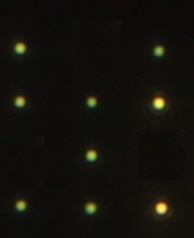
#> input picture Coordinates_Image/Grid_canon2.jpg, 194 x 238 px, found by its file name
$ python Coordinates_Image2.py
#> lines starting #> are read from the running program, lines starting #| are printed output that depends on the picture
#!/usr/bin/env python3
# -*- coding: utf-8 -*-
"""
Created on Fri Aug 27 16:40:42 2021

@author: luciana
"""

import numpy as np
import matplotlib.pyplot as plt
import skimage
from skimage.feature import peak_local_max
from skimage import data, img_as_float
from skimage import io
import os

# [37 lines left out: functions bin_image, bin_image_2, make_sorted, not called in this run]

def make_sorted_2(coordinates, list_N):

    coordinate_x = coordinates[:, 1]
    coordinate_y = coordinates[:, 0]

    print(coordinate_x, coordinate_y)

    new_coordinate_x = np.zeros(len(coordinate_x))
    new_coordinate_y = np.zeros(len(coordinate_y))

    a = 0

    for i in range(len(list_N)):

        b = list_N[i] + a

        zipped_lists = zip(coordinate_y[a:b], coordinate_x[a:b])
        sorted_pairs = sorted(zipped_lists)
        tuples = zip(*sorted_pairs)
        new_coordinate_y[a:b], new_coordinate_x[a:b] = [list(tuple) for tuple in tuples]

        a = b

    print(new_coordinate_x , new_coordinate_y)

    new_coordinates = np.zeros(coordinates.shape)
    new_coordinates[:, 1] = new_coordinate_x
    new_coordinates[:, 0] = new_coordinate_y

    return new_coordinates

# [31 lines left out: function make_sorted_3, not called in this run]

def make_sorted_4(coordinates):

    new_coordinates = np.zeros(coordinates.shape)
    new_coordinates2 = np.zeros(coordinates.shape)
    new_coordinates3 = np.zeros(coordinates.shape)

    new_coordinate_x = []
    new_coordinate_y = []

    coordinates = sorted(coordinates, key=lambda x:x[0])

    for (a,b) in coordinates:

        new_coordinate_x.append(b)
        new_coordinate_y.append(a)

    new_coordinates[:, 1] = new_coordinate_x
    new_coordinates[:, 0] = new_coordinate_y

    new_coordinate_x2 = []
    new_coordinate_y2 = []

    new_coordinates = sorted(new_coordinates, key=lambda x:x[1])

    for (a,b) in new_coordinates:

        new_coordinate_x2.append(b)
        new_coordinate_y2.append(a)

    new_coordinates2[:, 1] = new_coordinate_x2
    new_coordinates2[:, 0] = new_coordinate_y2

    return new_coordinates2

# [26 lines left out: function delete_coordinates, not called in this run]

def make_grid(coordinates, pixel_size):

    N = coordinates.shape[0]

    grid = np.zeros((3, N))

    for i in range(N):

        x = (coordinates[i, 0] - coordinates[0, 0])*pixel_size
        y = (coordinates[i, 1]- coordinates[0, 1])*pixel_size

        grid[0, i] = x
        grid[1, i] = y

    return grid

def grid_plot(datos):
    """hace un plot de la grilla cargada para estar seguro que es lo que
    se quiere imprimir"""

    grid_x = datos[0, :]
    grid_y = datos[1, :]

    plt.figure()

    plt.ylabel( "x (µm)")
    plt.xlabel( "y (µm)")

    plt.plot(grid_y, grid_x, 'o')

    plt.show()

    return

# [18 lines left out: function ideal_grid, not called in this run]


folder = 'C:/Users/lupau/OneDrive/Documentos/Luciana Martinez/Programa_Python/'
file = 'Grid_canon2.jpg'#'Image_Letters.jpg'
file = os.path.join(folder, file)

image_RGB = io.imread(file)
#> image_RGB is the input picture: shape (238, 194, 3); mean R, G, B 18.6, 17.1, 11.8
im = skimage.color.rgb2gray(image_RGB)
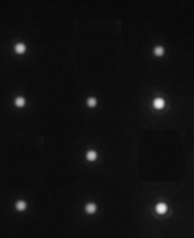
#> im: shape (238, 194) float64; min 0.0344, max 0.951, mean 0.0667
im = im
#im1 = bin_image(im1, sigma = 0.5)
#im2 = bin_image_2(im1, 0.59)

coordinates_1 = peak_local_max(im, min_distance=10, threshold_abs = 0.53)
#> coordinates_1 = [[103, 158], [209, 161], [48, 20], [155, 91], [102, 20], [205, 21], [208, 91], [51, 159], [102, 91]]

coordinates_2 = coordinates_1
#> coordinates_2 has the same summary as coordinates_1
#coordinates_2 = make_sorted(coordinates_1)

fig, axes = plt.subplots(1, 3, figsize=(8, 3), sharex=True, sharey=True)

ax = axes.ravel()
ax[0].imshow(im, cmap=plt.cm.gray)
ax[0].axis('off')
ax[0].set_title('Filter Gausssian')

ax[1].imshow(im, cmap=plt.cm.gray)
ax[1].axis('off')
ax[1].set_title('Bin')

ax[2].imshow(im, cmap=plt.cm.gray)
ax[2].plot(coordinates_2[:, 1], coordinates_2[:, 0], 'r.')

for i in range(coordinates_2.shape[0]):
    ax[2].text(coordinates_2[i, 1], coordinates_2[i, 0], '%d'%i, color = 'white')
   # print(coordinates_2[i, 1], coordinates_2[i, 0], '%d'%i)
ax[2].axis('off')
ax[2].set_title('Peak local max')

fig.tight_layout()
plt.show()
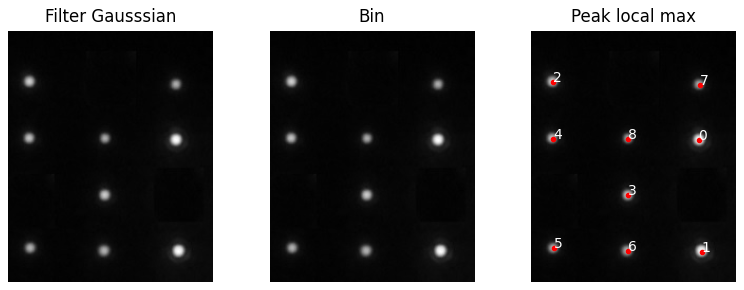
#> figure drawn by matplotlib, 3 panels


#index_delete = []
#coordinates = delete_coordinates(coordinates_2, index_delete)

coordinates = coordinates_2
#> coordinates has the same summary as coordinates_1
coordinates = make_sorted_4(coordinates)
#> in make_sorted_4, `coordinates = sorted(coordinates, key=lambda x:x[0])`: coordinates = [[48, 20], [51, 159], [102, 20], [102, 91], [103, 158], [155, 91], [205, 21], [208, 91], [209, 161]]
#> the loop in make_sorted_4, `for (a,b) in coordinates: ` made 9 passes
#> after the loop in make_sorted_4, `for (a,b) in coordinates:`: new_coordinate_x = [20, 159, 20, 91, 158, 91, 21, 91, 161]; new_coordinate_y = [48, 51, 102, 102, 103, 155, 205, 208, 209]
#> coordinates = [[48, 20], [102, 20], [205, 21], [102, 91], [155, 91], [208, 91], [103, 158], [51, 159], [209, 161]]

plt.figure()
plt.imshow(im, cmap=plt.cm.gray)
plt.plot(coordinates[:, 1], coordinates[:, 0], 'r.')
for i in range(coordinates.shape[0]):
    plt.text(coordinates[i, 1], coordinates[i, 0], '%d'%i, color = 'white')
plt.axis('off')
plt.show()
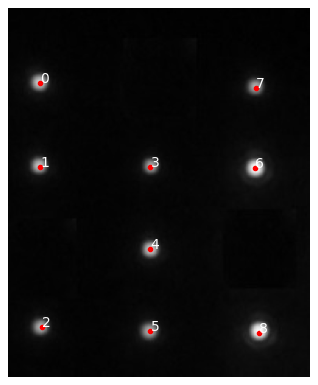
#> figure drawn by matplotlib, 1 panel

list_N_col = [3,3,3]   #cantidad de NP por columna, foto original
coordinates = make_sorted_2(coordinates, list_N_col)
#> in make_sorted_2, `coordinate_x = coordinates[:, 1]`: coordinate_x = [20, 20, 21, 91, 91, 91, 158, 159, 161]
#> in make_sorted_2, `coordinate_y = coordinates[:, 0]`: coordinate_y = [48, 102, 205, 102, 155, 208, 103, 51, 209]
#| [ 20.  20.  21.  91.  91.  91. 158. 159. 161.] [ 48. 102. 205. 102. 155. 208. 103.  51. 209.]
#> in make_sorted_2, `new_coordinate_x = np.zeros(len(coordinate_x))`: new_coordinate_x = [0, 0, 0, 0, 0, 0, 0, 0, 0]
#> the loop in make_sorted_2, `for i in range(len(list_N)): ` made 3 passes
#> sorted_pairs on passes 1 to 3: [(48, 20), (102, 20), (205, 21)], [(102, 91), (155, 91), (208, 91)], [(51, 159), (103, 158), (209, 161)]
#> after the loop in make_sorted_2, `for i in range(len(list_N)):`: new_coordinate_x = [20, 20, 21, 91, 91, 91, 159, 158, 161]; new_coordinate_y = [48, 102, 205, 102, 155, 208, 51, 103, 209]
#| [ 20.  20.  21.  91.  91.  91. 159. 158. 161.] [ 48. 102. 205. 102. 155. 208.  51. 103. 209.]
#> coordinates = [[48, 20], [102, 20], [205, 21], [102, 91], [155, 91], [208, 91], [51, 159], [103, 158], [209, 161]]

plt.figure()
plt.imshow(im, cmap=plt.cm.gray)
plt.plot(coordinates[:, 1], coordinates[:, 0], 'r.')
for i in range(coordinates.shape[0]):
    plt.text(coordinates[i, 1], coordinates[i, 0], '%d'%i, color = 'white')
plt.axis('off')
plt.show()

#%%

#ideal = ideal_grid(10, 12, 3, 4)

grid = make_grid(coordinates, pixel_size = 0.059)
#> the loop in make_grid, `for i in range(N): ` made 9 passes
#> (x, y) on passes 1 to 9: (0, 0), (3.19, 0), (9.26, 0.059), (3.19, 4.19), (6.31, 4.19), (9.44, 4.19), (0.177, 8.2), (3.24, 8.14), (9.5, 8.32)
Npart = grid.shape[1]
#> Npart = 9
print(Npart)
#| 9

save_folder = folder
grid_name = "Grid_canon2.txt"
name = os.path.join(save_folder, grid_name)
np.savetxt(name, grid.T)

grid_plot(grid)
#> in grid_plot, `grid_x = datos[0, :]`: grid_x = [0, 3.19, 9.26, 3.19, 6.31, 9.44, 0.177, 3.24, 9.5]
#> in grid_plot, `grid_y = datos[1, :]`: grid_y = [0, 0, 0.059, 4.19, 4.19, 4.19, 8.2, 8.14, 8.32]
#> in grid_plot, `plt.show()`:
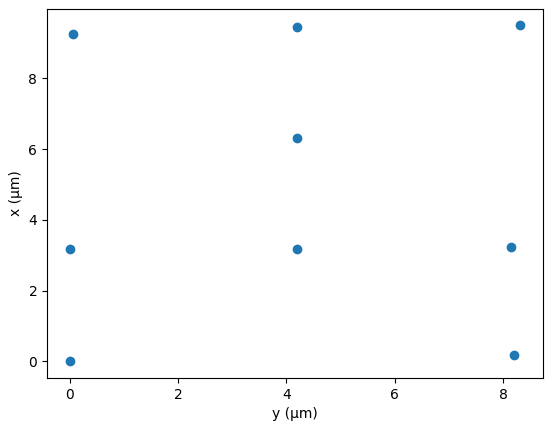
#> figure drawn by matplotlib, 1 panel

#%%

list_NP_column = [10, 8, 10, 9, 10, 8, 10, 10, 9, 10, 10, 9]

for j in range(len(list_NP_column)):

    for i in range(list_NP_column[j]-1):

#> (the run stopped early here; a loop or call above may not have finished)

$ run again, with Coordinates_Image/Image_Letters.jpg copied over Coordinates_Image/Grid_canon2.jpg
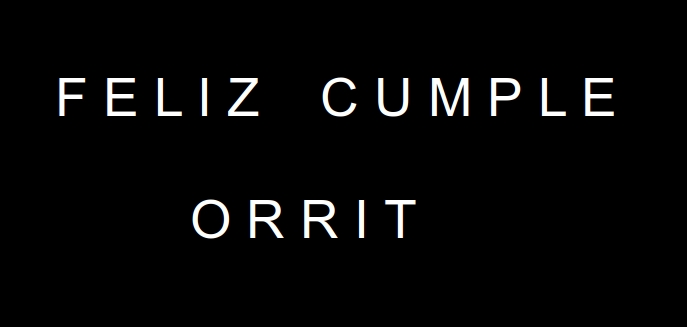
#> input picture Coordinates_Image/Image_Letters.jpg, 687 x 327 px, found by its file name
#> image_RGB is the input picture: shape (327, 687, 3); mean R, G, B 7.5, 7.5, 7.5
#> coordinates_1 = 94 pairs, first value 78 to 237, second value 62 to 607
#> coordinates_2 has the same summary as coordinates_1
#> `plt.show()`:
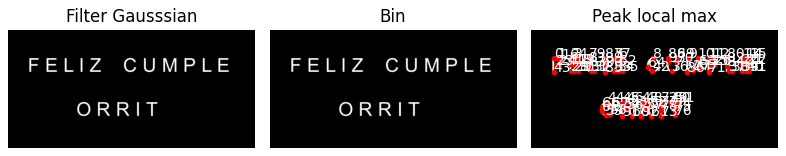
#> figure drawn by matplotlib, 3 panels
#> `coordinates = coordinates_2`: coordinates has the same summary as coordinates_1
#> in make_sorted_4, `coordinates = sorted(coordinates, key=lambda x:x[0])`: coordinates has the same summary as coordinates_1 outside make_sorted_4
#> the loop in make_sorted_4, `for (a,b) in coordinates: ` made 94 passes
#> (a, b) on passes 1 to 8: (78, 62), (78, 72), (78, 109), (78, 119), (78, 129), (78, 233), (78, 243), (78, 253)
#> after the loop in make_sorted_4, `for (a,b) in coordinates:`: new_coordinate_x = 94 values, max 607 at index 15, min 62 at index 0, mean 322; new_coordinate_y = 94 values from 78 to 237
#> coordinate_x = 94 values from 62 to 607
#> coordinate_y = 94 values, max 237 at index 36, min 78 at index 0, mean 133.5
#| [ 62.  62.  67.  72.  77.  82. 109. 109. 109. 119. 119. 119. 129. 129.
#|  129. 160. 160. 160. 165. 175. 195. 195. 204. 204. 204. 204. 207. 210.
#|  219. 225. 231. 233. 241. 243. 243. 251. 252. 253. 253. 257. 263. 267.
#|  278. 279. 306. 307. 311. 317. 321. 325. 331. 333. 336. 339. 361. 361.
#|  361. 361. 380. 380. 387. 392. 398. 400. 400. 400. 405. 405. 408. 434.
#|  435. 449. 463. 466. 466. 493. 493. 499. 503. 509. 544. 544. 544. 549.
#> (further printed lines are left out)
#> in make_sorted_2, `new_coordinate_x = np.zeros(len(coordinate_x))`: new_coordinate_x = 94 values from 0 to 0
#> the loop in make_sorted_2, `for i in range(len(list_N)): ` made 3 passes
#> sorted_pairs on passes 1 to 3: [(78, 62), (95, 67), (115, 62)], [(78, 72), (79, 82), (95, 77)], [(78, 109), (94, 109), (112, 109)]
#> after the loop in make_sorted_2, `for i in range(len(list_N)):`: new_coordinate_x = 94 values, max 109 at index 6, min 0 at index 9, mean 7.97; new_coordinate_y = 94 values, max 115 at index 2, min 0 at index 9, mean 8.77
#| [ 62.  67.  62.  72.  82.  77. 109. 109. 109.   0.   0.   0.   0.   0.
#|    0.   0.   0.   0.   0.   0.   0.   0.   0.   0.   0.   0.   0.   0.
#|    0.   0.   0.   0.   0.   0.   0.   0.   0.   0.   0.   0.   0.   0.
#|    0.   0.   0.   0.   0.   0.   0.   0.   0.   0.   0.   0.   0.   0.
#|    0.   0.   0.   0.   0.   0.   0.   0.   0.   0.   0.   0.   0.   0.
#|    0.   0.   0.   0.   0.   0.   0.   0.   0.   0.   0.   0.   0.   0.
#> (further printed lines are left out)
#> `coordinates = make_sorted_2(coordinates, list_N_col)`: coordinates = 94 pairs, first value 0 to 115, second value 0 to 109
#> the loop in make_grid, `for i in range(N): ` made 94 passes
#> (x, y) on passes 1 to 8: (0, 0), (1, 0.295), (2.18, 0), (0, 0.59), (0.059, 1.18), (1, 0.885), (0, 2.77), (0.944, 2.77)
#| 94
#> grid_x = 94 values, max 2.18 at index 2, min -4.6 at index 9, mean -4.08
#> grid_y = 94 values, max 2.77 at index 6, min -3.66 at index 9, mean -3.19
#> in grid_plot, `plt.show()`:
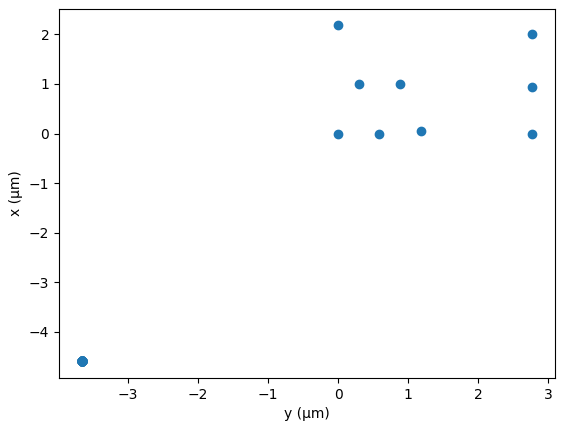
#> figure drawn by matplotlib, 1 panel
#| 1.062

$ run again, with Coordinates_Image/Grid_canon.jpg copied over Coordinates_Image/Grid_canon2.jpg
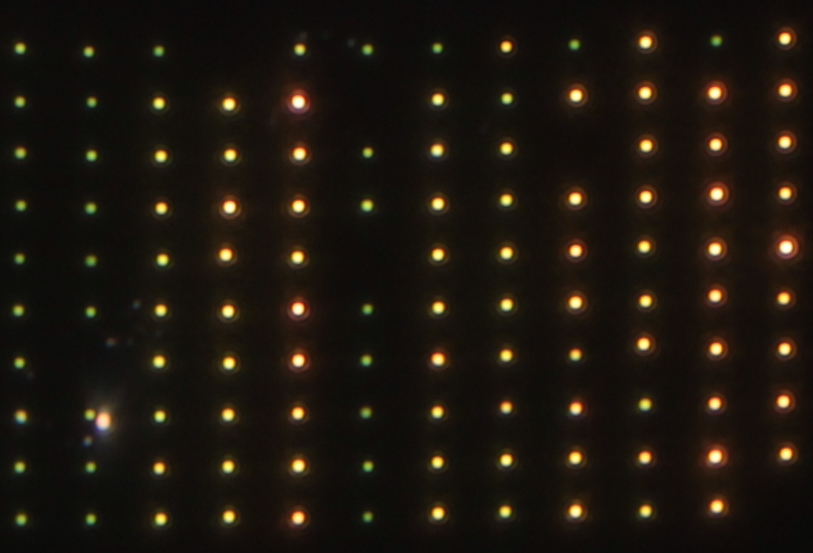
#> input picture Coordinates_Image/Grid_canon.jpg, 813 x 553 px, found by its file name
#> image_RGB is the input picture: shape (553, 813, 3); mean R, G, B 29.3, 23, 14.7
#> coordinates_1 = 114 pairs, first value 39 to 520, second value 18 to 786
#> coordinates_2 has the same summary as coordinates_1
#> `plt.show()`:
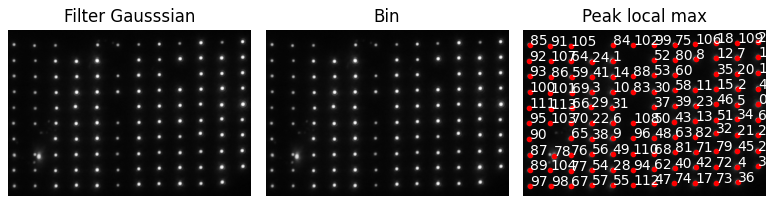
#> figure drawn by matplotlib, 3 panels
#> `coordinates = coordinates_2`: coordinates has the same summary as coordinates_1
#> in make_sorted_4, `coordinates = sorted(coordinates, key=lambda x:x[0])`: coordinates has the same summary as coordinates_1 outside make_sorted_4
#> the loop in make_sorted_4, `for (a,b) in coordinates: ` made 114 passes
#> (a, b) on passes 1 to 8: (39, 785), (41, 716), (43, 645), (44, 574), (47, 506), (48, 20), (48, 437), (49, 299)
#> after the loop in make_sorted_4, `for (a,b) in coordinates:`: new_coordinate_x = 114 values, max 786 at index 11, min 18 at index 64, mean 402.5; new_coordinate_y = 114 values from 39 to 520
#> coordinate_x = 114 values from 18 to 786
#> coordinate_y = 114 values, max 520 at index 9, min 39 at index 107, mean 282.5
#> (printed output is left out)
#> in make_sorted_2, `new_coordinate_x = np.zeros(len(coordinate_x))`: new_coordinate_x = 114 values from 0 to 0
#> the loop in make_sorted_2, `for i in range(len(list_N)): ` made 3 passes
#> sorted_pairs on passes 1 to 3: [(102, 19), (258, 19), (310, 18)], [(48, 20), (153, 20), (363, 19)], [(205, 21), (416, 21), (467, 20)]
#> after the loop in make_sorted_2, `for i in range(len(list_N)):`: new_coordinate_x = 114 values, max 21 at index 6, min 0 at index 9, mean 1.55; new_coordinate_y = 114 values, max 467 at index 8, min 0 at index 9, mean 20.37
#| [19. 19. 18. 20. 20. 19. 21. 21. 20.  0.  0.  0.  0.  0.  0.  0.  0.  0.
#|   0.  0.  0.  0.  0.  0.  0.  0.  0.  0.  0.  0.  0.  0.  0.  0.  0.  0.
#|   0.  0.  0.  0.  0.  0.  0.  0.  0.  0.  0.  0.  0.  0.  0.  0.  0.  0.
#|   0.  0.  0.  0.  0.  0.  0.  0.  0.  0.  0.  0.  0.  0.  0.  0.  0.  0.
#|   0.  0.  0.  0.  0.  0.  0.  0.  0.  0.  0.  0.  0.  0.  0.  0.  0.  0.
#|   0.  0.  0.  0.  0.  0.  0.  0.  0.  0.  0.  0.  0.  0.  0.  0.  0.  0.
#> (further printed lines are left out)
#> `coordinates = make_sorted_2(coordinates, list_N_col)`: coordinates = 114 pairs, first value 0 to 467, second value 0 to 21
#> the loop in make_grid, `for i in range(N): ` made 114 passes
#> (x, y) on passes 1 to 8: (0, 0), (9.2, 0), (12.27, -0.059), (-3.19, 0.059), (3.01, 0.059), (15.4, 0), (6.08, 0.118), (18.53, 0.118)
#| 114
#> grid_x = 114 values, max 21.54 at index 8, min -6.02 at index 9, mean -4.82
#> grid_y = 114 values, max 0.118 at index 6, min -1.12 at index 9, mean -1.03
#> in grid_plot, `plt.show()`:
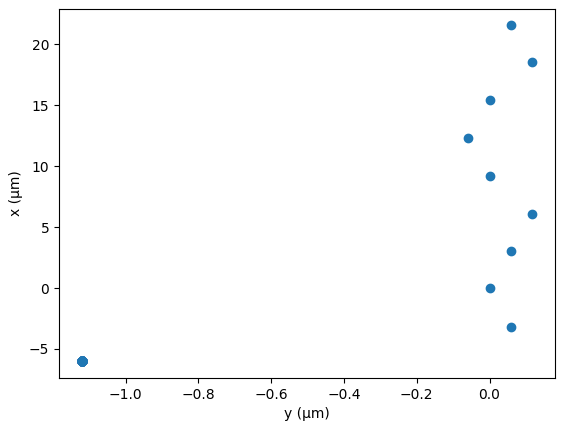
#> figure drawn by matplotlib, 1 panel
#| 3.0096
